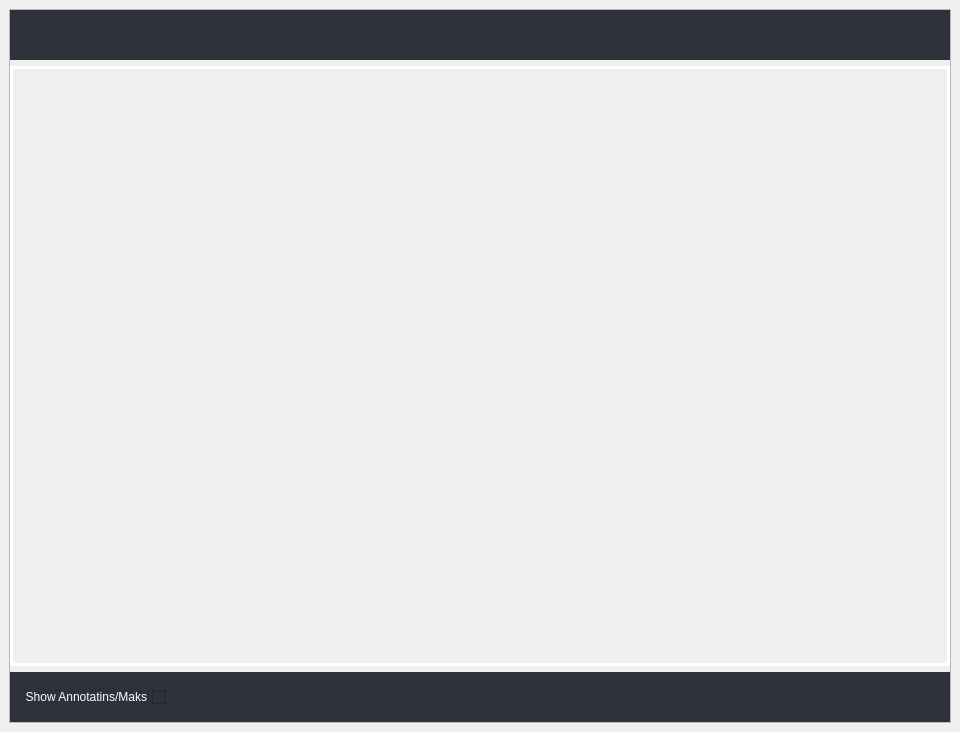
<?xml version="1.0" encoding="UTF-8"?>
<ui version="4.0">
 <class>MainWindow</class>
 <widget class="QMainWindow" name="MainWindow">
  <property name="geometry">
   <rect>
    <x>0</x>
    <y>0</y>
    <width>960</width>
    <height>732</height>
   </rect>
  </property>
  <property name="windowTitle">
   <string>MainWindow</string>
  </property>
  <widget class="QWidget" name="centralwidget">
   <layout class="QVBoxLayout" name="verticalLayout">
    <item>
     <widget class="QFrame" name="frame">
      <property name="frameShape">
       <enum>QFrame::StyledPanel</enum>
      </property>
      <property name="frameShadow">
       <enum>QFrame::Raised</enum>
      </property>
      <layout class="QVBoxLayout" name="verticalLayout_3">
       <property name="leftMargin">
        <number>0</number>
       </property>
       <property name="topMargin">
        <number>0</number>
       </property>
       <property name="rightMargin">
        <number>0</number>
       </property>
       <property name="bottomMargin">
        <number>0</number>
       </property>
       <item>
        <widget class="QFrame" name="rightButtons">
         <property name="minimumSize">
          <size>
           <width>0</width>
           <height>50</height>
          </size>
         </property>
         <property name="maximumSize">
          <size>
           <width>16777215</width>
           <height>50</height>
          </size>
         </property>
         <property name="styleSheet">
          <string notr="true">background-color: rgb(44, 49, 58);</string>
         </property>
         <property name="frameShape">
          <enum>QFrame::NoFrame</enum>
         </property>
         <property name="frameShadow">
          <enum>QFrame::Raised</enum>
         </property>
         <layout class="QHBoxLayout" name="horizontalLayout_2">
          <item>
           <spacer name="horizontalSpacer_2">
            <property name="orientation">
             <enum>Qt::Horizontal</enum>
            </property>
            <property name="sizeHint" stdset="0">
             <size>
              <width>40</width>
              <height>20</height>
             </size>
            </property>
           </spacer>
          </item>
          <item>
           <widget class="QPushButton" name="miniButton">
            <property name="minimumSize">
             <size>
              <width>28</width>
              <height>28</height>
             </size>
            </property>
            <property name="maximumSize">
             <size>
              <width>28</width>
              <height>28</height>
             </size>
            </property>
            <property name="cursor">
             <cursorShape>PointingHandCursor</cursorShape>
            </property>
            <property name="toolTip">
             <string>Minimize</string>
            </property>
            <property name="styleSheet">
             <string notr="true">#rightButtons .QPushButton { background-color: rgba(255, 255, 255, 0); border: none;  border-radius: 5px; }
#rightButtons .QPushButton:hover { background-color: rgb(44, 49, 57); border-style: solid; border-radius: 4px; }
#rightButtons .QPushButton:pressed { background-color: rgb(23, 26, 30); border-style: solid; border-radius: 4px; }</string>
            </property>
            <property name="text">
             <string/>
            </property>
            <property name="icon">
             <iconset>
              <normaloff>images/icons/icon_minimize.png</normaloff>images/icons/icon_minimize.png</iconset>
            </property>
            <property name="iconSize">
             <size>
              <width>20</width>
              <height>20</height>
             </size>
            </property>
           </widget>
          </item>
          <item>
           <widget class="QPushButton" name="maxiButton">
            <property name="minimumSize">
             <size>
              <width>28</width>
              <height>28</height>
             </size>
            </property>
            <property name="maximumSize">
             <size>
              <width>28</width>
              <height>28</height>
             </size>
            </property>
            <property name="cursor">
             <cursorShape>PointingHandCursor</cursorShape>
            </property>
            <property name="toolTip">
             <string>Minimize</string>
            </property>
            <property name="styleSheet">
             <string notr="true">#rightButtons .QPushButton { background-color: rgba(255, 255, 255, 0); border: none;  border-radius: 5px; }
#rightButtons .QPushButton:hover { background-color: rgb(44, 49, 57); border-style: solid; border-radius: 4px; }
#rightButtons .QPushButton:pressed { background-color: rgb(23, 26, 30); border-style: solid; border-radius: 4px; }</string>
            </property>
            <property name="text">
             <string/>
            </property>
            <property name="icon">
             <iconset>
              <normaloff>images/icons/icon_maximize.png</normaloff>images/icons/icon_maximize.png</iconset>
            </property>
            <property name="iconSize">
             <size>
              <width>20</width>
              <height>20</height>
             </size>
            </property>
           </widget>
          </item>
          <item>
           <widget class="QPushButton" name="closeButton">
            <property name="minimumSize">
             <size>
              <width>28</width>
              <height>28</height>
             </size>
            </property>
            <property name="maximumSize">
             <size>
              <width>28</width>
              <height>28</height>
             </size>
            </property>
            <property name="cursor">
             <cursorShape>PointingHandCursor</cursorShape>
            </property>
            <property name="toolTip">
             <string>Close</string>
            </property>
            <property name="styleSheet">
             <string notr="true">#rightButtons .QPushButton { background-color: rgba(255, 255, 255, 0); border: none;  border-radius: 5px; }
#rightButtons .QPushButton:hover { background-color: rgb(44, 49, 57); border-style: solid; border-radius: 4px; }
#rightButtons .QPushButton:pressed { background-color: rgb(23, 26, 30); border-style: solid; border-radius: 4px; }</string>
            </property>
            <property name="text">
             <string/>
            </property>
            <property name="icon">
             <iconset>
              <normaloff>images/icons/cil-x.png</normaloff>images/icons/cil-x.png</iconset>
            </property>
            <property name="iconSize">
             <size>
              <width>20</width>
              <height>20</height>
             </size>
            </property>
           </widget>
          </item>
         </layout>
        </widget>
       </item>
       <item>
        <widget class="QLabel" name="n_image">
         <property name="minimumSize">
          <size>
           <width>940</width>
           <height>600</height>
          </size>
         </property>
         <property name="maximumSize">
          <size>
           <width>16777215</width>
           <height>16777215</height>
          </size>
         </property>
         <property name="styleSheet">
          <string notr="true">border: 3px solid rgb(255, 255, 255);</string>
         </property>
         <property name="text">
          <string/>
         </property>
         <property name="scaledContents">
          <bool>true</bool>
         </property>
        </widget>
       </item>
       <item>
        <widget class="QFrame" name="rightButtons_2">
         <property name="minimumSize">
          <size>
           <width>0</width>
           <height>50</height>
          </size>
         </property>
         <property name="maximumSize">
          <size>
           <width>16777215</width>
           <height>50</height>
          </size>
         </property>
         <property name="styleSheet">
          <string notr="true">background-color: rgb(44, 49, 58);</string>
         </property>
         <property name="frameShape">
          <enum>QFrame::NoFrame</enum>
         </property>
         <property name="frameShadow">
          <enum>QFrame::Raised</enum>
         </property>
         <layout class="QHBoxLayout" name="horizontalLayout_3">
          <item>
           <widget class="QCheckBox" name="annot_checkbox">
            <property name="enabled">
             <bool>false</bool>
            </property>
            <property name="layoutDirection">
             <enum>Qt::RightToLeft</enum>
            </property>
            <property name="styleSheet">
             <string notr="true">color:white</string>
            </property>
            <property name="text">
             <string>Show Annotatins/Maks</string>
            </property>
           </widget>
          </item>
          <item>
           <widget class="QLabel" name="msg_label">
            <property name="styleSheet">
             <string notr="true">color:red;</string>
            </property>
            <property name="text">
             <string/>
            </property>
           </widget>
          </item>
          <item>
           <spacer name="horizontalSpacer_3">
            <property name="orientation">
             <enum>Qt::Horizontal</enum>
            </property>
            <property name="sizeHint" stdset="0">
             <size>
              <width>40</width>
              <height>20</height>
             </size>
            </property>
           </spacer>
          </item>
         </layout>
        </widget>
       </item>
      </layout>
     </widget>
    </item>
   </layout>
  </widget>
 </widget>
 <resources>
  <include location="../resources.qrc"/>
 </resources>
 <connections/>
</ui>
